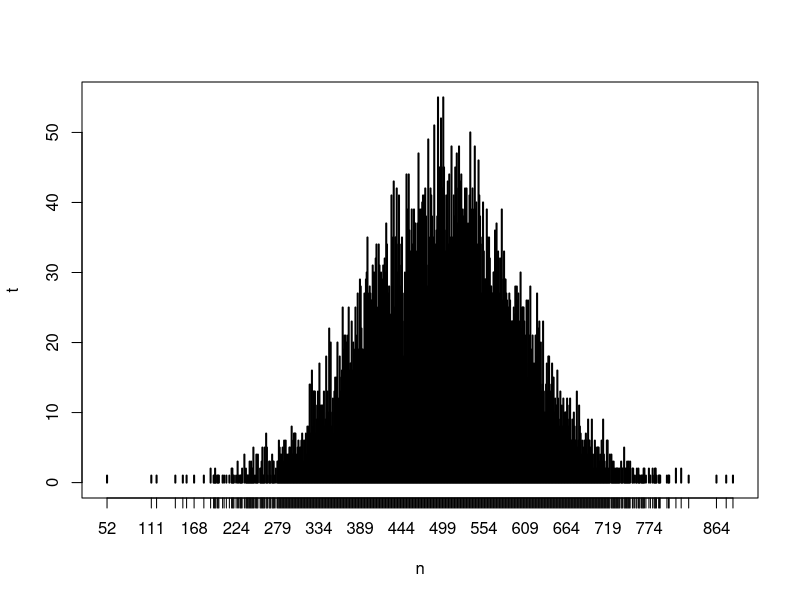

This chart was generated by the following R code:
#Basic
#Ejercicio 3
print("Sequence of numbers from 20 to 50:")
print(seq(20,50))
print("Mean of numbers from 20 to 60:")
print(mean(20:60))
print("Sum of numbers from 51 to 91:")
print(sum(51:91))

#Ejercicio 4
v <- sample(-50:50, 10, replace=TRUE) #¿Cómo sabe que quiero integers?
y <- sample(1.5:20.5, 10, replace=TRUE) #Por lógica he aplicado lo mismo con los floats y deberían de salir 10 floats
print(v)
print(y)

#Ejercicio 5 #Porque lo he copiado pero entiendo que es la lógica de la serie de Fibo
Fibonacci <- numeric(10)
Fibonacci[1] <- Fibonacci[2] <- 1
for (i in 3:10) Fibonacci[i] <- Fibonacci[i - 2] + Fibonacci[i - 1]
print("First 10 Fibonacci numbers:")
print(Fibonacci)

#Ejercicio 7
for (i in 1:100) {
  if (i %%3 == 0) {print("Fizz")}
  else if (i %%5 == 0) {print("Buzz")}
  else if (i %%5 == 0 & i %%3 == 0) {print("FizzBuzz")} #No hay ninguna i que cumpla esta condición
  else print(i)
}

#Ejercicio 9
print_factors = function(n) {
  print(paste("The factors of",n,"are:"))
  for(i in 1:n) {
    if((n %% i) == 0) {
      print(i)
    }
  }
}
print_factors(4)
print_factors(7)
print_factors(12)

#Ejercicio 10
nums = c(10, 20, 30, 40, 50, 60)
print(paste("Maximum value of the said vector:", max(nums)))
print(paste("Minimum value of the said vector:", min(nums)))

#Ejercicio 13
random <- sample(list(1:50, 45, replace=TRUE))
print(random)
random <- trunc(1000, 800) #Entender qué significa función trunc
print(random)
random <- floor(rnorm(1000, 800))
print(random)
print(class(random)) #Dice que es númeric y ¿si lo quiero list?
random <- list(random) 
print(class(random)) #lo convierto a lista ¡y listo!
print(table(random))

#Lo he encontrado entre la documentación, y no entiendo función match:
l = LETTERS[match("E", LETTERS):(match("E", LETTERS)+15)]
print("Sequence of 15 capital letters, starting from ‘E’-")
print(l)

#Ejercicio 15 
num = c(1, 2, 5, 3, 4, 0, -1, -3)
cara = c("Red", "Green", "White")
bool = c(TRUE, TRUE, TRUE, FALSE, TRUE, FALSE)
print(num)
print(cara)
print(bool)
print(class(bool))

#Ejercicio 22 
n = floor(rnorm(10000, 500, 100))
t = table(n)
plot(t) #He querido probar otro gráfico
# Libraries
library(ggplot2)
library(dplyr)

#Ejercicio 25
Employees = data.frame(Name <- c("Anastasia S","Dima R","Katherine S", "JAMES A","LAURA MARTIN"),
                       Gender=c("M","M","F","F","M"),
                       Age=c(23,22,25,26,32),
                       Designation=c("Clerk","Manager","Exective","CEO","ASSISTANT"),
                       SSN=c("123-34-2346","123-44-779","556-24-433","123-98-987","679-77-576")
)
print("Details of the employees:")                      
print(Employees)
print(class(Employees[[5]])) #Quería saber con estos símbolos qué tipo de clase

#Ejercicio 26 = 25, este es Ej. 27
print("System's idea of the current date with and without time:")
print(Sys.Date())
print(Sys.time())
print(class(Sys.time()))
